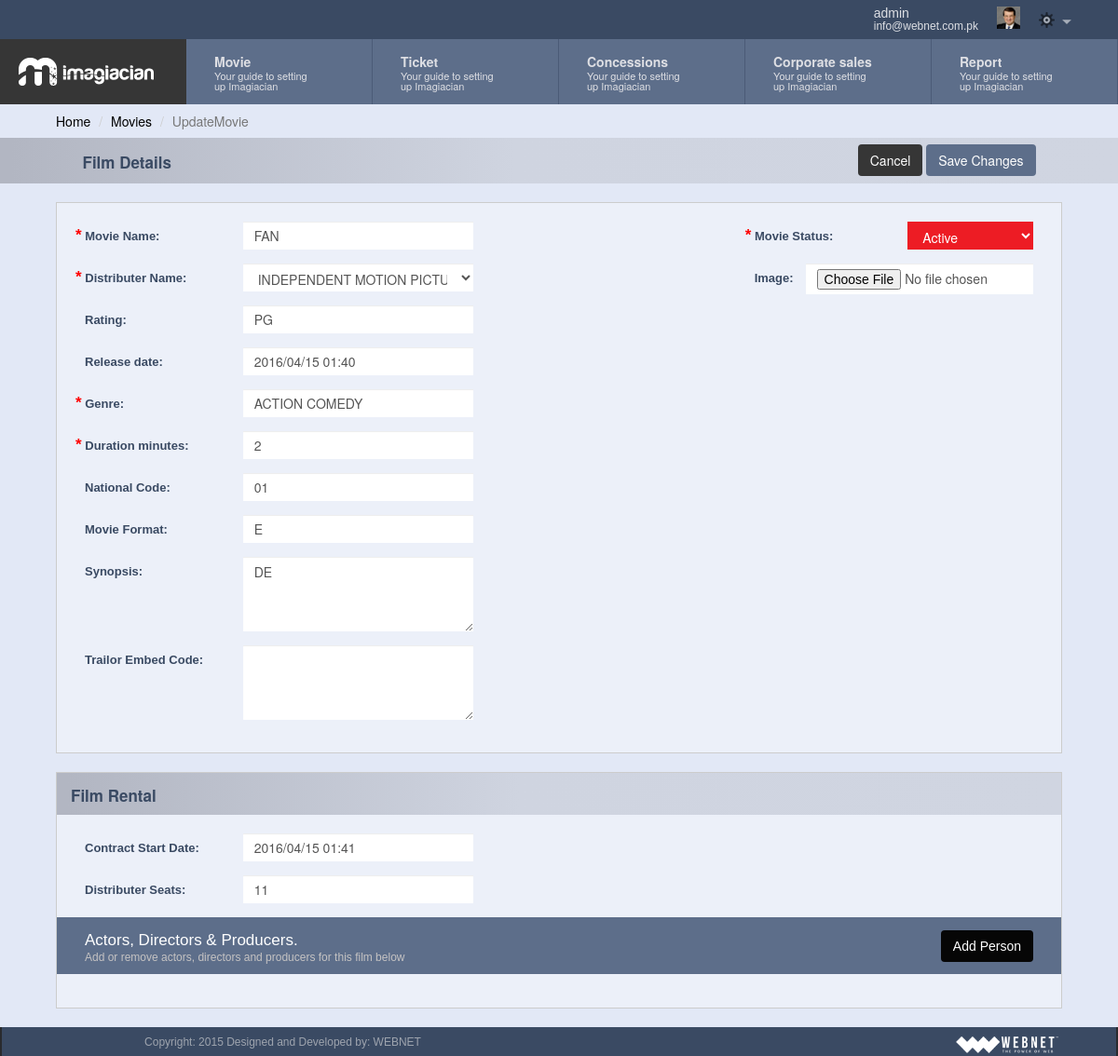
Page /add_movie.php?id=4 (signed in) on the committed database.
### tables this page shows
CREATE TABLE IF NOT EXISTS `movies` (
  `movie_id` int(11) NOT NULL AUTO_INCREMENT,
  `movie_title` varchar(32) NOT NULL,
  `movie_distributer_id` int(32) NOT NULL,
  `movie_rating` varchar(32) DEFAULT NULL,
  `movie_release_date` varchar(32) DEFAULT NULL,
  `movie_genre` varchar(32) DEFAULT NULL,
  `movie_duration` varchar(32) NOT NULL,
  `movie_national_code` varchar(64) DEFAULT NULL,
  `movie_format` varchar(32) DEFAULT NULL,
  `movie_contract_type` varchar(32) DEFAULT NULL,
  `movie_rental_charges` varchar(32) NOT NULL,
  `movie_dist_seats` varchar(32) NOT NULL,
  `movie_contract_start_date` varchar(64) DEFAULT NULL,
  `movie_actors` varchar(128) DEFAULT NULL,
  `movie_actors_role` varchar(128) DEFAULT NULL,
  `movie_poster` text,
  `movie_synopsis` text NOT NULL,
  `movie_trailor` longtext NOT NULL,
  `movie_status` varchar(32) NOT NULL,
  `movie_ts` timestamp NOT NULL DEFAULT CURRENT_TIMESTAMP,
  PRIMARY KEY (`movie_id`)
);

CREATE TABLE IF NOT EXISTS `distributers` (
  `dist_id` int(11) NOT NULL AUTO_INCREMENT,
  `dist_name` varchar(32) NOT NULL,
  `dist_description` text,
  `dist_established_year` varchar(32) DEFAULT NULL,
  `distributer_ts` timestamp NOT NULL DEFAULT CURRENT_TIMESTAMP,
  PRIMARY KEY (`dist_id`)
);

### common/class.database.php (called while the page is built, shortened)
<?php
class Database {
    public $_DB;
    public $_query;
    public $_where = array();
    public $_select = array();
    public $_action;
    public $_table;
    public $_force_select_all = false;
    public function __construct() {
        try {
            $this->_DB = new PDO('mysql:host=' . DB_HOST . ';dbname=' . DB_NAME, DB_USER, DB_PASS);
            $this->_DB->setAttribute(PDO::ATTR_ERRMODE, PDO::ERRMODE_EXCEPTION);
        } catch (PDOException $e) {
            echo 'ERROR: ' . $e->getMessage();
        }
    }
    public function where($column_name, $value, $operator = '=') {
        $this->_where[$column_name] = array();
        $this->_where[$column_name][] = $value;
        $this->_where[$column_name][] = $operator;
    }
    public function query($query) {
        try {
            $this->_query = $this->_DB->prepare(filter_var($query, FILTER_SANITIZE_STRING));
            $this->bind_results();
            $this->_query->execute();
            $this->_where = array();
            $this->_select = array();
        } catch (PDOException $e) {
            $er = $e->errorInfo;
            echo '<p style="font-family:arial; background:#F00; position:absolute; z-index:10000; color:#FFF; padding:5px;">ERROR: ' . $er[2] . '</p>';
        }
    }
    public function bind_results() {
        if (!empty($this->_where)) {
            $ci = 0;
            foreach ($this->_where as $c => $value) {
                $ci++;
                if (is_array($value[0])) {
                    foreach ($value[0] as $rkey => $rvalue) {
                        $this->_query->bindValue(':' . $c.($ci+$rkey), $rvalue, $this->get_type($rvalue));
                    }
                }else{
                    $this->_query->bindValue(':' . $c.$ci, $value[0], $this->get_type($value[0]));
                }
            }
        }
    }
    public function get_type($value) {
        if (is_int($value)) {
            $param = PDO::PARAM_INT;
        } elseif (is_bool($value)) {
            $param = PDO::PARAM_BOOL;
        } elseif (is_null($value)) {
            $param = PDO::PARAM_NULL;
        } elseif (is_string($value)) {
            $param = PDO::PARAM_STR;
        } else {
            $param = FALSE;
        }
        return $param;
    }
    public function build_query() {
        $query = $this->_action;
        if ($this->_action == 'SELECT') {
            if (!empty($this->_select)) {
                if ($this->_force_select_all == true) {
                    $query .= ' *,';
                }
                foreach ($this->_select as $column_name => $name) {
                    $query .=' ' . $column_name . ' as ' . $name . ', ';
                }
            } else {
                $query .= ' *';
            }
            $query = rtrim($query, ', ');
        }
        if ($this->_action != 'UPDATE' && $this->_action != 'INSERT') {
            $query .= ' FROM ';
        }
        $query .= $this->_table;
        if (!empty($this->_where)) {
            $query .= ' WHERE ';
            $columns = array();
            $ci = 0;
            foreach ($this->_where as $c => $v) {
                $cn = $c;
                $ci++;
                if ($v[1] == 'BETWEEN' || $v[1] == 'NOT BETWEEN') {
                    $columns[] = $cn . ' ' . $v[1] . ' :' . $c.$ci . ' and :' . $c.($ci+1);
                }elseif($v[1] == 'IN'){
                    $columns[] = $cn . ' IN ' . $v[0];
                }else{
                    $columns[] = $cn . ' ' . $v[1] . ' :' . $c.$ci;
                }
            }
            $query .= implode(' AND ', $columns);
        }
        $this->query($query);
    }
    public function result($fetch_type = PDO::FETCH_OBJ) {
        return $this->_query->fetch($fetch_type);
    }
    public function all_results($fetch_type = PDO::FETCH_OBJ) {
        return $this->_query->fetchAll($fetch_type);
    }
    public function from($table_name, $num_rows = NULL) {
        $this->_action = 'SELECT';
        $this->_table = $table_name;
        $this->build_query();
    }
}

### classes/class.movie.php (called while the page is built, shortened)
<?php
class movie extends database
{
	private $table_name;
	function __construct()
	{
		$this->table_name = 'movies';
	}
	public function get_movies($ID = NULL)
	{
		if (isset($ID)) {
			$this->from($this->table_name);
			return $this->result();
		}
		else {
			$this->inner_join('distributers', 'd', 'd.dist_id = movies.movie_distributer_id');
			$this->from($this->table_name);
			return $this->all_results();
		}
	}
}
 ?>

### classes/class.distributer.php (called while the page is built, shortened)
<?php
class distributer extends database
{
	private $table_name;
	function __construct()
	{
		$this->table_name = 'distributers';
	}
	public function get_distributers($ID = NULL)
	{
		if (isset($ID)) {
			$this->where('dist_id',$ID);
			$this->from($this->table_name);
			return $this->result();
		}
		else {
			$this->from($this->table_name);
			return $this->all_results();
		}
	}
}
 ?>

### common/default_vars.php (called while the page is built, shortened)
<?php
$status = array();
$status['active']	= 'Active';
$status['planed'] 	= 'Planned';
$status['inactive'] 	= 'Inactive';
?>

### add_movie.php (the view, shortened to what this page needs)
<?php require_once 'header.php'; ?>
<?php
	if($_SESSION['user']->capabilities != 'null'){
		$user_capabilities = $_SESSION['user']->capabilities;
		$user_capabilities = (!empty($user_capabilities))? json_decode($user_capabilities) : array();
	}else{$user_capabilities = array('empty'); }
	if(in_array('add_user', $user_capabilities)){
?>
<div class="container">
	<div class="row">
		<ol class="breadcrumb">
		  <li><a href="index.php">Home</a></li>
		  <li><a href="view_movie.php">Movies</a></li>
		  <li class="active"><?php echo (isset($_GET['id']))? 'Update' : 'Add' ?>Movie</li>
		</ol>
	</div>
<form class="form-horizontal dashboardForm"  action="" method="post" enctype="multipart/form-data">
		<div class="row gray-header">
				<div class="col-md-12">
					<div class="form-header-inner">
						<div class="col-sm-6">
							<h3> Film Details</h3>
						</div>
				 		<div class="col-sm-6 action_btn">
				 			<button type="button" class="btn submitBtn cancel-button" name="">Cancel</button>
					 		<button type="submit" class="btn submitBtn save-button" name="add_movie"><?php echo (isset($_GET['id']))? 'Save Changes ' : 'Add Film' ?>  </button>
				 		</div>
				 	</div>
			 	</div>
		  </div>
			<?php
			$distributer = new distributer();
			$all_distributer = $distributer->get_distributers();
			$movie = new movie();
			$ID = (isset($_GET['id']))? $_GET['id'] : NULL;
			if (isset($ID)) {
				$movie_result = $movie->get_movies($ID);
			}
			?>
	<div class="row">
		<div class="form-container">
				<div class="col-md-6">
						<div class="col-md-12">
							<div class="form-group">
								<label for="movie_title" class="col-sm-4 control-label"><span>*</span> Movie Name: </label>
								<div class="col-sm-8">
									<input type="text" name="movie_title" id="movie_title" value="<?php echo (isset($ID))? $movie_result->movie_title : '' ?>" class="form-control" required>
								</div>
							</div>
						</div>
						<div class="col-md-12">
							<div class="form-group">
								<label for="movie_distributer" class="col-sm-4 control-label"><span>*</span> Distributer Name: </label>
								<div class="col-sm-8">
									<select class="form-control" name="movie_distributer_id" required>
										<?php foreach ($all_distributer as $value){ ?>
											<option value="<?php echo $value->dist_id; ?>" <?php (isset($ID))? $dist_name = $movie_result->movie_distributer_id : ''; if(isset($ID)){if($value->dist_id == $dist_name){echo 'selected=selected';}}?>><?php echo $value->dist_name; ?></option>
										<?php } ?>
									</select>
								</div>
							</div>
						</div>
						<div class="col-md-12">
							<div class="form-group">
								<label for="movie_rating" class="col-sm-4 control-label">Rating: </label>
								<div class="col-sm-8">
									<input type="text" name="movie_rating" id="movie_rating" value="<?php echo (isset($ID))? $movie_result->movie_rating : '' ?>" class="form-control" >
								</div>
							</div>
						</div>
						<div class="col-md-12">
							<div class="form-group">
								<label for="movie_year" class="col-sm-4 control-label">Release date: </label>
								<div class="col-sm-8">
									<input type="text" name="movie_release_date" id="movie_release_date" value="<?php echo (isset($ID))? $movie_result->movie_release_date : '' ?>" class="form-control datetimepicker" >
								</div>
							</div>
						</div>
						<div class="col-md-12">
							<div class="form-group">
								<label for="movie_genre" class="col-sm-4 control-label"><span>*</span> Genre: </label>
								<div class="col-sm-8">
									<input type="text" name="movie_genre" id="movie_genre" value="<?php echo (isset($ID))? $movie_result->movie_genre : '' ?>" class="form-control"  required>
								</div>
							</div>
						</div>
						<div class="col-md-12">
							<div class="form-group">
								<label for="movie_duration" class="col-sm-4 control-label"><span>*</span> Duration minutes: </label>
								<div class="col-sm-8" >
									<input type="number" name="movie_duration" id="movie_duration" value="<?php echo (isset($ID))? $movie_result->movie_duration : '' ?>" class="form-control "  required>
								</div>
							</div>
						</div>
						<div class="col-md-12">
							<div class="form-group">
								<label for="movie_national_code" class="col-sm-4 control-label">National Code: </label>
								<div class="col-sm-8">
									<input type="text" name="movie_national_code" id="movie_national_code" value="<?php echo (isset($ID))? $movie_result->movie_national_code : '' ?>" class="form-control" >
								</div>
							</div>
						</div>
						<div class="col-md-12">
							<div class="form-group">
								<label for="movie_format" class="col-sm-4 control-label">Movie Format: </label>
								<div class="col-sm-8">
									<input type="text" name="movie_format" id="movie_format" value="<?php echo (isset($ID))? $movie_result->movie_format : '' ?>" class="form-control" >
								</div>
							</div>
						</div>
						<div class="col-md-12">
							<div class="form-group">
								<label for="movie_synopsis" class="col-sm-4 control-label">Synopsis: </label>
								<div class="col-sm-8">
									<textarea name="movie_synopsis" id="movie_synopsis" row="5" class="form-control" style="height: 80px;"><?php echo (isset($ID))? $movie_result->movie_synopsis : '' ?></textarea>
								</div>
							</div>
						</div>
						<div class="col-md-12">
							<div class="form-group">
								<label for="movie_trailor" class="col-sm-4 control-label">Trailor Embed Code: </label>
								<div class="col-sm-8">
									<textarea name="movie_trailor" id="movie_trailor" row="5" class="form-control" style="height: 80px;"><?php echo (isset($ID))? $movie_result->movie_trailor : '' ?></textarea>
								</div>
							</div>
						</div>
					</div>
						<div class="col-md-4 col-md-offset-2">
							<div class="col-md-12">
								<div class="form-group">
									<label for="movie_actors" class="col-sm-6 control-label"><span>*</span> Movie Status: </label>
									<div class="col-sm-6">
										<select class="form-control status" name="movie_status" required>
											<?php foreach($status as $movie_status_key => $movie_status_value){ ?>
											<option value="<?php echo $movie_status_key; ?>" <?php (isset($ID))? $selected_movie_status = $movie_result->movie_status : '';if(isset($ID)){if($movie_status_key == $selected_movie_status){echo 'selected=selected';}}?> ><?php echo $movie_status_value; ?></option>
											<?php } ?>
										</select>
									</div>
								</div>
							</div>
							<div class="col-md-12 movie-poster">
							<?php
					        if(isset($ID)){
					         if($movie_result->movie_poster){ ?>
					          <div class="profilePic">
					           <span>
					            <?php echo '<img src="assets/images/uploads/'.$movie_result->movie_poster.'" class="img-responsive" alt="">'; ?>
					            <a id="removeProfilePic"><span class="glyphicon glyphicon-remove" aria-hidden="true"></span></a>
					           </span>
					           <input type="hidden" name="movie_poster1" value="<?php echo $movie_result->movie_poster; ?>">
					          </div>
					          <div class="form-group" id="showNewPicSubmit" style="display:none;">
								<label for="movie_synopsis" class="col-sm-2 control-label">Image: </label>
								<div class="col-sm-10">
									 <input type="file" name="movie_poster" class="form-control" style="width:100%;height: 33px;">
								</div>
							 </div>
							<?php
					         }
					         else { ?>
					          <div class="form-group">
								<label for="movie_synopsis" class="col-sm-2 control-label">Image: </label>
								<div class="col-sm-10">
									 <input type="file" name="movie_poster" class="form-control" style="width:100%;height: 33px;">
								</div>
							 </div>
					         <?php
					         }
					        }
					        ?>
							</div>
						</div>
					</div>
				</div>
					<div class="row">
						<div class="form-container bottom-container" style="padding-top:0px;">
							<div class="col-md-12 gray-header">
								<h3> Film Rental</h3>
							</div>
						<div class="col-md-6">
						<div class="col-md-12">
							<div class="form-group">
								<label for="movie_contract_start_date" class="col-sm-4 control-label">Contract Start Date: </label>
								<div class="col-sm-8">
									<input type="text" name="movie_contract_start_date" id="movie_contract_start_date" value="<?php echo (isset($ID))? $movie_result->movie_contract_start_date : '' ?>" class="form-control datetimepicker" >
								</div>
							</div>
						</div>
						<div class="col-md-12">
							<div class="form-group">
								<label for="movie_dist_seats" class="col-sm-4 control-label">Distributer Seats: </label>
								<div class="col-sm-8">
									<input type="text" name="movie_dist_seats" id="movie_dist_seats" value="<?php echo (isset($ID))? $movie_result->movie_dist_seats : '' ?>" class="form-control" >
								</div>
							</div>
						</div>
						</div>
						<div class="col-md-6">
						</div>
						<div class="col-md-12 bottom-label">
							<div class="col-md-6">
								<h3>Actors, Directors & Producers.</h3>
								<span>Add or remove actors, directors and producers for this film below</span>
						</div>
						<div class="col-md-6 form-header-right">
								<button type="button" class="btn submitBtn person_btn save-button " value="" onclick="addRow1()">Add Person</button>
							</div>
						</div>
				<div class="col-md-12 ">
				</div>
			</div>
		</div>
		</form>
<?php }
?>
<?php require_once 'footer.php'; ?>

### rows in the picture
movies: movie_title "FAN", movie_distributer_id "INDEPENDENT MOTION PICTURE PVT L", movie_rating "PG", movie_release_date "2016/04/15 01:40", movie_genre "ACTION COMEDY", movie_duration "2", movie_national_code "01", movie_format "E", movie_synopsis "DE", movie_status "Active", movie_contract_start_date "2016/04/15 01:41", movie_dist_seats "11"

### other values in the picture
$_SESSION['user']->first_name "admin"
$_SESSION['user']->user_email "info@webnet.com.pk"
